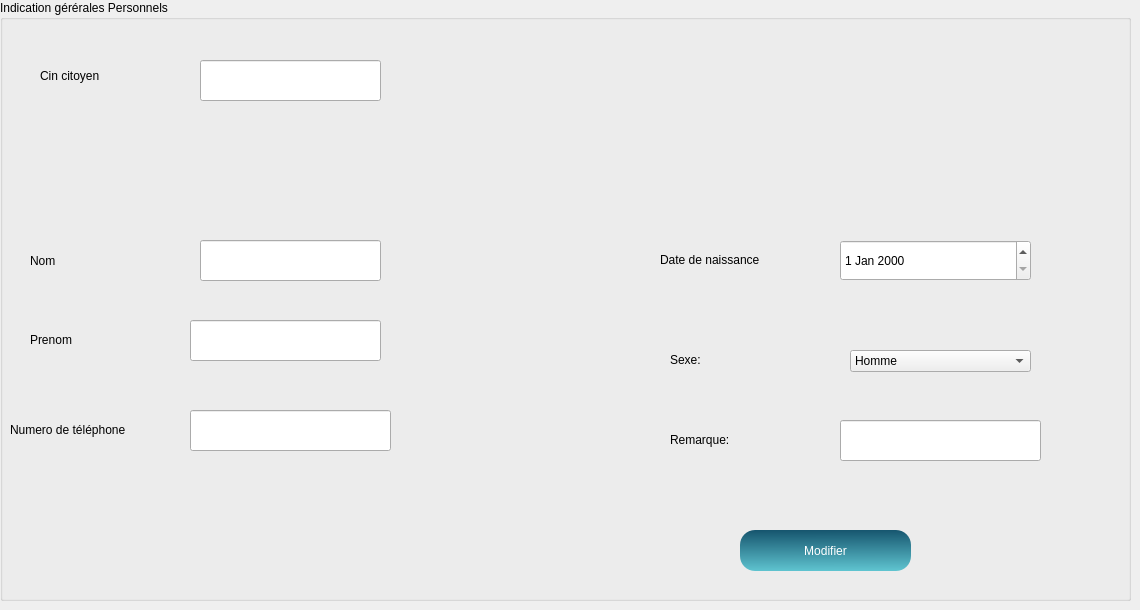
          <widget class="QWidget" name="tab_64">
           <attribute name="icon">
            <iconset resource="resource.qrc">
             <normaloff>:/image/img/edit.png</normaloff>:/image/img/edit.png</iconset>
           </attribute>
           <attribute name="title">
            <string>Modifier Un Citoyen</string>
           </attribute>
           <widget class="QGroupBox" name="groupBox_26">
            <property name="geometry">
             <rect>
              <x>0</x>
              <y>0</y>
              <width>1131</width>
              <height>601</height>
             </rect>
            </property>
            <property name="title">
             <string>Indication gérérales Personnels</string>
            </property>
            <widget class="QLabel" name="label_95">
             <property name="geometry">
              <rect>
               <x>40</x>
               <y>60</y>
               <width>81</width>
               <height>31</height>
              </rect>
             </property>
             <property name="text">
              <string>Cin citoyen</string>
             </property>
            </widget>
            <widget class="QLabel" name="LeNom_8">
             <property name="geometry">
              <rect>
               <x>30</x>
               <y>250</y>
               <width>91</width>
               <height>21</height>
              </rect>
             </property>
             <property name="text">
              <string>Nom</string>
             </property>
            </widget>
            <widget class="QLineEdit" name="le_cin2">
             <property name="geometry">
              <rect>
               <x>200</x>
               <y>60</y>
               <width>181</width>
               <height>41</height>
              </rect>
             </property>
            </widget>
            <widget class="QLineEdit" name="le_nom2">
             <property name="geometry">
              <rect>
               <x>200</x>
               <y>240</y>
               <width>181</width>
               <height>41</height>
              </rect>
             </property>
            </widget>
            <widget class="QLineEdit" name="le_numero2">
             <property name="geometry">
              <rect>
               <x>190</x>
               <y>410</y>
               <width>201</width>
               <height>41</height>
              </rect>
             </property>
            </widget>
            <widget class="QLineEdit" name="le_prenom2">
             <property name="geometry">
              <rect>
               <x>190</x>
               <y>320</y>
               <width>191</width>
               <height>41</height>
              </rect>
             </property>
            </widget>
            <widget class="QLabel" name="label_165">
             <property name="geometry">
              <rect>
               <x>670</x>
               <y>430</y>
               <width>81</width>
               <height>20</height>
              </rect>
             </property>
             <property name="text">
              <string>Remarque:</string>
             </property>
            </widget>
            <widget class="QLabel" name="label_166">
             <property name="geometry">
              <rect>
               <x>30</x>
               <y>330</y>
               <width>51</width>
               <height>20</height>
              </rect>
             </property>
             <property name="text">
              <string>Prenom</string>
             </property>
            </widget>
            <widget class="QDateEdit" name="le_daten11">
             <property name="geometry">
              <rect>
               <x>840</x>
               <y>240</y>
               <width>191</width>
               <height>41</height>
              </rect>
             </property>
            </widget>
            <widget class="QLineEdit" name="le_remarque_2">
             <property name="geometry">
              <rect>
               <x>840</x>
               <y>420</y>
               <width>201</width>
               <height>41</height>
              </rect>
             </property>
            </widget>
            <widget class="QLabel" name="label_167">
             <property name="geometry">
              <rect>
               <x>10</x>
               <y>420</y>
               <width>151</width>
               <height>20</height>
              </rect>
             </property>
             <property name="text">
              <string>Numero de téléphone</string>
             </property>
            </widget>
            <widget class="QLabel" name="label_168">
             <property name="geometry">
              <rect>
               <x>660</x>
               <y>250</y>
               <width>131</width>
               <height>20</height>
              </rect>
             </property>
             <property name="text">
              <string>Date de naissance</string>
             </property>
            </widget>
            <widget class="QComboBox" name="le_sexe11">
             <property name="geometry">
              <rect>
               <x>850</x>
               <y>350</y>
               <width>181</width>
               <height>22</height>
              </rect>
             </property>
             <item>
              <property name="text">
               <string>Homme</string>
              </property>
             </item>
             <item>
              <property name="text">
               <string>Femme</string>
              </property>
             </item>
            </widget>
            <widget class="QLabel" name="label_169">
             <property name="geometry">
              <rect>
               <x>670</x>
               <y>350</y>
               <width>81</width>
               <height>20</height>
              </rect>
             </property>
             <property name="text">
              <string>Sexe:</string>
             </property>
            </widget>
            <widget class="QPushButton" name="modifier_citoyen">
             <property name="geometry">
              <rect>
               <x>740</x>
               <y>530</y>
               <width>171</width>
               <height>41</height>
              </rect>
             </property>
             <property name="styleSheet">
              <string notr="true">QPushButton
{
background : qlineargradient(spread:pad, x1:0.467, y1:0, x2:0.482, y2:1, stop:0 rgba(22, 85,110, 255), stop:1 rgba(95, 196, 208, 255));
border-radius:15px;
color:white;
}
QPushButton:hover
{
background:qlineargradient(spread:pad, x1:0.457286, y1:0.381, x2:0.508, y2:1, stop:0 rgba(95, 196, 208, 255), stop:1 rgba(22, 85,110, 255))
}</string>
             </property>
             <property name="text">
              <string>Modifier</string>
             </property>
             <property name="icon">
              <iconset resource="resource.qrc">
               <normaloff>:/image/img/icons8-edit-48.png</normaloff>:/image/img/icons8-edit-48.png</iconset>
             </property>
             <property name="iconSize">
              <size>
               <width>30</width>
               <height>30</height>
              </size>
             </property>
            </widget>
            <widget class="QLabel" name="label_13">
             <property name="geometry">
              <rect>
               <x>0</x>
               <y>0</y>
               <width>1901</width>
               <height>601</height>
              </rect>
             </property>
             <property name="styleSheet">
              <string notr="true">border-image: url(:/img/policeman-hold-shield-wearing-helmet-uniform-cop-guard-brick-background_48369-15139.jpg);</string>
             </property>
             <property name="text">
              <string/>
             </property>
            </widget>
            <zorder>label_13</zorder>
            <zorder>label_95</zorder>
            <zorder>LeNom_8</zorder>
            <zorder>le_cin2</zorder>
            <zorder>le_nom2</zorder>
            <zorder>le_numero2</zorder>
            <zorder>le_prenom2</zorder>
            <zorder>label_165</zorder>
            <zorder>label_166</zorder>
            <zorder>le_daten11</zorder>
            <zorder>le_remarque_2</zorder>
            <zorder>label_167</zorder>
            <zorder>label_168</zorder>
            <zorder>le_sexe11</zorder>
            <zorder>label_169</zorder>
            <zorder>modifier_citoyen</zorder>
           </widget>
          </widget>
